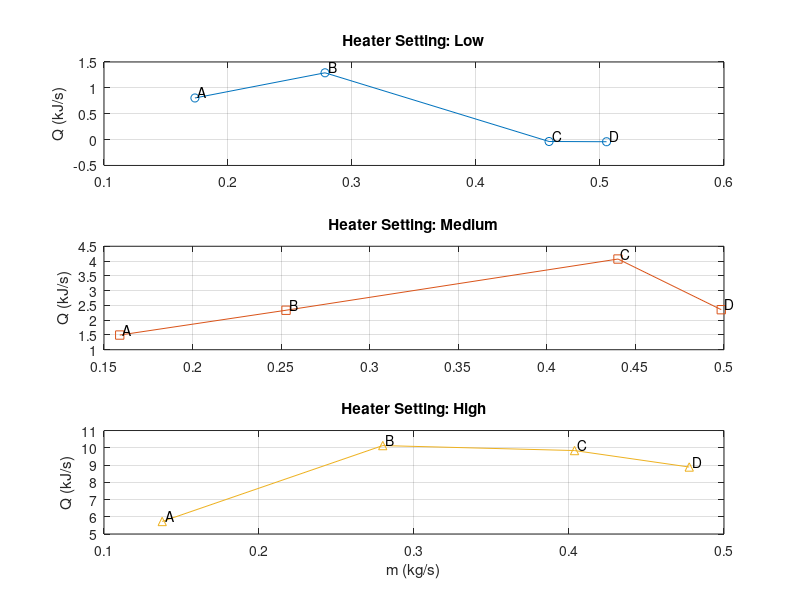

Write MATLAB code to recreate this figure.
% Modul 4
% Kelompok D1
% Nyolong gedik ndasse

clear; clc;

% --- Gunakan Struct untuk Mengorganisir Data Input ---
data(1).bukaan = '25%';
data(1).delta_H = [0.81 0.023 0.03];
data(1).V = [3.27 3.05 2.64];
data(1).DB5 = [32 33 35];
data(1).WB5 = [25 26 26];
data(1).DB7 = [33 33 51];
data(1).WB7 = [26 28 34];
data(1).W5 = [0.0131 0.0185 0.0177];
data(1).H5 = [76 80.64 80.55];
data(1).W7 = [0.0185 0.0222 0.0273];
data(1).H7 = [80.64 90.06 122.18];

data(2).bukaan = '50%';
data(2).delta_H = [0.033 0.044 0.041]; % Isi data di sini
data(2).V = [5.34 4.85 5.37];
data(2).DB5 = [31 33 34];
data(2).WB5 = [25 26 26];
data(2).DB7 = [33 37 45];
data(2).WB7 = [26 28 33];
data(2).W5 = [0.0175 0.0185 0.0181];
data(2).H5 = [76.05 80.64 80.39];
data(2).W7 = [0.0185 0.0205 0.0276];
data(2).H7 = [80.69 89.88 116.58];

data(3).bukaan = '75%';
data(3).delta_H = [0.125 0.128 0.123]; % Isi data di sini
data(3).V = [8.79 8.43 7.73];
data(3).DB5 = [31 32 33];
data(3).WB5 = [25 25 26];
data(3).DB7 = [33 35 41];
data(3).WB7 = [25 27 31];
data(3).W5 = [0.0175 0.0171 0.0185];
data(3).H5 = [76.04 76.008 80.64];
data(3).W7 = [0.0167 0.0195 0.0248];
data(3).H7 = [75.96 85.25 105.02];

data(4).bukaan = '100%';
data(4).delta_H = [0.161, 0.159, 0.158]; % Isi data di sini
data(4).V = [9.67, 9.54, 9.14];
data(4).DB5 = [31, 33, 33];
data(4).WB5 = [25, 25, 25];
data(4).DB7 = [33, 33, 36];
data(4).WB7 = [25, 26, 29];
data(4).W5 = [0.0175, 0.0167, 0.0167];
data(4).H5 = [76.05, 75.968, 75.968];
data(4).W7 = [0.0167, 0.0185, 0.0219];
data(4).H7 = [75.968, 80.691, 94.571];

% --- Konstanta ---
SG_minyak = 0.89;
rho_H2O = 999; % kg/m3
g = 9.81; % m/s2
rho_5 = 1.157; % kg/m3
A = 0.045; % m2
P_atm = 101325; % Pa

% --- Lakukan Perhitungan dalam Loop ---
for i = 1:length(data)
    % Cek jika data kosong untuk menghindari error
    if isempty(data(i).delta_H)
        % Inisialisasi hasil dengan NaN (Not a Number) jika input kosong
        num_variasi = 3; % Asumsi ada 3 variasi (Low, Medium, High)
        data(i).delta_P = nan(1, num_variasi);
        data(i).P7 = nan(1, num_variasi);
        data(i).rho7 = nan(1, num_variasi);
        data(i).m_dot = nan(1, num_variasi);
        data(i).delta_H_calc = nan(1, num_variasi);
        data(i).Q = nan(1, num_variasi);
        continue; % Lanjut ke iterasi berikutnya
    end
    
    data(i).delta_P = SG_minyak * rho_H2O * g .* data(i).delta_H .* sind(15);
    data(i).P7 = P_atm + data(i).delta_P;
    data(i).rho7 = (data(i).P7 .* data(i).DB5 .* rho_5) ./ (P_atm .* data(i).DB5);
    data(i).m_dot = data(i).rho7 .* data(i).V .* A;
    data(i).delta_H_calc = data(i).H7 - data(i).H5; % Ganti nama agar tidak menimpa delta_H input
    data(i).Q = data(i).m_dot .* data(i).delta_H_calc;
end

% --- Cetak Output ---
labels = {'Low', 'Medium', 'High'};

% Definisikan format untuk satu blok data. Ini memastikan konsistensi.
data_format = '%-10.2f %-10.0f %-10.2f %-10.2f %-10.2f %-10.2f ';
header_format = '%-10s %-10s %-10s %-10s %-10s %-10s ';

% --- Cetak Tabel 1 (25% dan 50%) ---
fprintf('\n--- Tabel untuk Bukaan 25%% dan 50%% ---\n');
fprintf('======================================================================================================================\n');
fprintf('%-15s', 'Variasi Bukaan');
for i = 1:2 % Loop hanya untuk data(1) dan data(2)
    fprintf('| %-66s', data(i).bukaan);
end
fprintf('|\n');

fprintf('%-15s', 'Heater Setting');
for i = 1:2 % Loop hanya untuk data(1) dan data(2)
    fprintf(['| ' header_format], 'delta_P', 'P7', 'rho_7', 'm_dot', 'delta_H', 'Q');
end
fprintf('|\n');
fprintf('======================================================================================================================\n');

% Cetak Data untuk Tabel 1
for j = 1:length(labels)
    fprintf('%-15s', labels{j});
    for i = 1:2 % Loop hanya untuk data(1) dan data(2)
        fprintf(['| ' data_format], ...
            data(i).delta_P(j), data(i).P7(j), data(i).rho7(j), ...
            data(i).m_dot(j), data(i).delta_H_calc(j), data(i).Q(j));
    end
    fprintf('|\n');
end
fprintf('======================================================================================================================\n');


% --- Cetak Tabel 2 (75% dan 100%) ---
fprintf('\n\n--- Tabel untuk Bukaan 75%% dan 100%% ---\n');
fprintf('======================================================================================================================\n');
fprintf('%-15s', 'Variasi Bukaan');
for i = 3:4 % Loop hanya untuk data(3) dan data(4)
    fprintf('| %-66s', data(i).bukaan);
end
fprintf('|\n');

fprintf('%-15s', 'Heater Setting');
for i = 3:4 % Loop hanya untuk data(3) dan data(4)
    fprintf(['| ' header_format], 'delta_P', 'P7', 'rho_7', 'm_dot', 'delta_H', 'Q');
end
fprintf('|\n');
fprintf('======================================================================================================================\n');

% Cetak Data untuk Tabel 2
for j = 1:length(labels)
    fprintf('%-15s', labels{j});
    for i = 3:4 % Loop hanya untuk data(3) dan data(4)
        fprintf(['| ' data_format], ...
            data(i).delta_P(j), data(i).P7(j), data(i).rho7(j), ...
            data(i).m_dot(j), data(i).delta_H_calc(j), data(i).Q(j));
    end
    fprintf('|\n');
end
fprintf('======================================================================================================================\n');


% --- Pengambilan Data untuk Plotting ---
% Siapkan sumbu-X (persentase bukaan)
bukaan_percent = [25, 50, 75, 100];

% Siapkan array kosong untuk menampung data yang sudah diurutkan
m_dot_low = [];
Q_low = [];
m_dot_medium = [];
Q_medium = [];
m_dot_high = [];
Q_high = [];

% Loop melalui setiap bukaan (25%, 50%, dst.) untuk mengambil data
for i = 1:length(data)
    % Ambil data 'Low' (elemen ke-1 dari setiap array)
    m_dot_low(end+1) = data(i).m_dot(1);
    Q_low(end+1) = data(i).Q(1);
    
    % Ambil data 'Medium' (elemen ke-2 dari setiap array)
    m_dot_medium(end+1) = data(i).m_dot(2);
    Q_medium(end+1) = data(i).Q(2);
    
    % Ambil data 'High' (elemen ke-3 dari setiap array)
    m_dot_high(end+1) = data(i).m_dot(3);
    Q_high(end+1) = data(i).Q(3);
end


% --- Membuat 3 Plot dalam Satu Figure (Subplot) ---
point_labels = {' A', ' B', ' C', ' D'}; % Label untuk titik A, B, C, D

figure; % Membuat SATU window plot baru
% sgtitle('Hubungan Laju Aliran Massa (m) dan Perpindahan Panas (Q)'); % Judul utama untuk seluruh figure

% --- Subplot 1: Heater Setting "Low" ---
subplot(3, 1, 1); % Grid 3 baris, 1 kolom, pilih plot ke-1
plot(m_dot_low, Q_low, '-o'); 
hold on;
for i = 1:length(m_dot_low)
    text(m_dot_low(i), Q_low(i), point_labels{i}, 'VerticalAlignment', 'bottom', 'HorizontalAlignment', 'left');
end
hold off;
title('Heater Setting: Low');
ylabel('Q (kJ/s)');
grid on;

% --- Subplot 2: Heater Setting "Medium" ---
subplot(3, 1, 2); % Grid 3 baris, 1 kolom, pilih plot ke-2
plot(m_dot_medium, Q_medium, '-s', 'Color', [0.8500 0.3250 0.0980]); % Warna oranye
hold on;
for i = 1:length(m_dot_medium)
    text(m_dot_medium(i), Q_medium(i), point_labels{i}, 'VerticalAlignment', 'bottom', 'HorizontalAlignment', 'left');
end
hold off;
title('Heater Setting: Medium');
ylabel('Q (kJ/s)');
grid on;

% --- Subplot 3: Heater Setting "High" ---
subplot(3, 1, 3); % Grid 3 baris, 1 kolom, pilih plot ke-3
plot(m_dot_high, Q_high, '-^', 'Color', [0.9290 0.6940 0.1250]); % Warna kuning
hold on;
for i = 1:length(m_dot_high)
    text(m_dot_high(i), Q_high(i), point_labels{i}, 'VerticalAlignment', 'bottom', 'HorizontalAlignment', 'left');
end
hold off;
title('Heater Setting: High');
xlabel('m (kg/s)'); % Label X cukup di plot paling bawah
ylabel('Q (kJ/s)');
grid on;